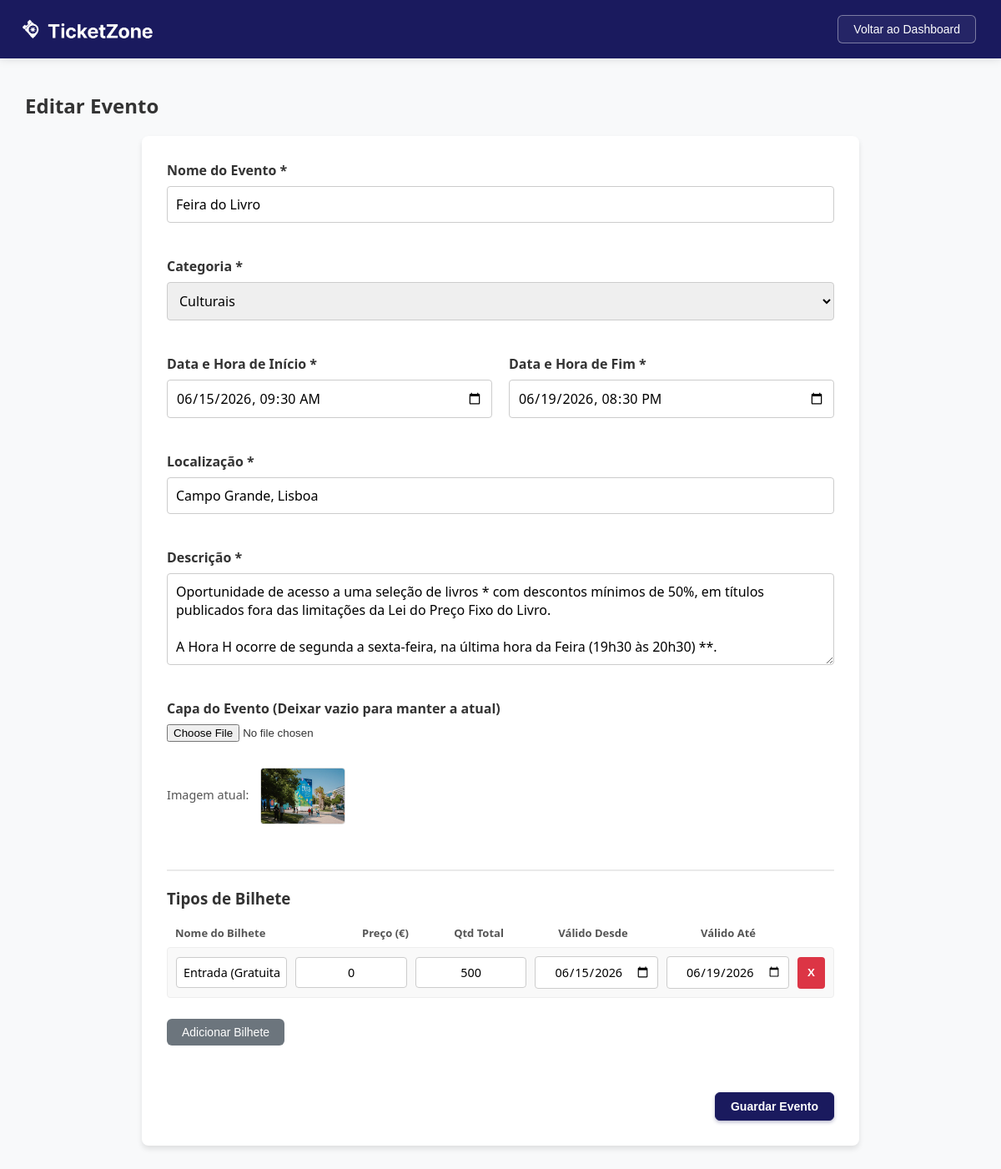
The page /eventos.php?id=6 (signed in) on the database its author committed.
### tables this page shows
CREATE TABLE eventos (
            id INTEGER PRIMARY KEY AUTOINCREMENT,
            nome TEXT NOT NULL,
            descricao TEXT,
            data_inicio TEXT NOT NULL,
            data_fim TEXT NOT NULL,
            local TEXT NOT NULL,
            imagem TEXT,
            estado TEXT DEFAULT 'ativo' CHECK(estado IN ('ativo', 'cancelado', 'expirado')),
            id_categoria INTEGER,
            id_admin INTEGER,
            FOREIGN KEY (id_categoria) REFERENCES categorias(id),
            FOREIGN KEY (id_admin) REFERENCES utilizadores(id)
        );

CREATE TABLE categorias (
        id INTEGER PRIMARY KEY AUTOINCREMENT,
        nome TEXT NOT NULL UNIQUE
    );

CREATE TABLE tipos_bilhete (
        id INTEGER PRIMARY KEY AUTOINCREMENT,
        id_evento INTEGER,
        nome TEXT NOT NULL,
        preco REAL NOT NULL,
        qtd_total INTEGER NOT NULL,
        qtd_disponivel INTEGER NOT NULL, data_valido_inicio TEXT DEFAULT '2026-01-01', data_valido_fim TEXT DEFAULT '2026-12-31',
        FOREIGN KEY (id_evento) REFERENCES "eventos_old"(id) ON DELETE CASCADE
    );

### eventos.php (the view, shortened to what this page needs)
<?php
$db = new SQLite3('ticketzone.db');
$categorias_query = $db->query("SELECT id, nome FROM categorias");
$categorias = [];
while ($row = $categorias_query->fetchArray(SQLITE3_ASSOC)) {
    $categorias[] = $row;
}
$modo = 'Criar';
$evento = null;
$bilhetes = [];
if (isset($_GET['id'])) {
    $modo = 'Editar';
    $stmt = $db->prepare("SELECT * FROM eventos WHERE id = :id");
    $stmt->bindValue(':id', $_GET['id'], SQLITE3_INTEGER);
    $result = $stmt->execute();
    $evento = $result->fetchArray(SQLITE3_ASSOC);
    $stmt_bilhetes = $db->prepare("SELECT * FROM tipos_bilhete WHERE id_evento = :id");
    $stmt_bilhetes->bindValue(':id', $_GET['id'], SQLITE3_INTEGER);
    $res_bilhetes = $stmt_bilhetes->execute();
    while ($b = $res_bilhetes->fetchArray(SQLITE3_ASSOC)) {
        $bilhetes[] = $b;
    }
}
?>
<!DOCTYPE html>
<html lang="pt">
<head>
    <link rel="stylesheet" href="styles/admin.css?v=<?= time() ?>">
    <link rel="stylesheet" href="styles/eventos.css">
</head>
<body>
    <nav>
        <div class="logo-nav">
            <img src="images/logo.png" alt="Logo TicketZone">
        </div>
        <div class="botoes-nav">
            <button class="botao botao-voltar" onclick="location.href='admin.php'">Voltar ao Dashboard</button>
        </div>
    </nav>
    <main>
        <h2><?= $modo ?> Evento</h2>
        <form action="scripts/processar_evento.php" method="POST" id="formEvento" enctype="multipart/form-data">
            <div class="grupo-form">
                <label for="nome">Nome do Evento *</label>
                <input type="text" id="nome" name="nome" value="<?= $evento ? htmlspecialchars($evento['nome']) : '' ?>">
                <span class="erro-msg" id="erro_nome"></span>
            </div>
            <div class="grupo-form">
                <label for="id_categoria">Categoria *</label>
                <select id="id_categoria" name="id_categoria">
                    <?php foreach ($categorias as $cat): ?>
                        <option value="<?= $cat['id'] ?>" <?= ($evento && $evento['id_categoria'] == $cat['id']) ? 'selected' : '' ?>>
                            <?= htmlspecialchars($cat['nome']) ?>
                        </option>
                    <?php endforeach; ?>
                </select>
                <span class="erro-msg" id="erro_categoria"></span>
            </div>
            <div class="grupo-form duplo">
                <div>
                    <label for="data_inicio">Data e Hora de Início *</label>
                    <input type="datetime-local" id="data_inicio" name="data_inicio" value="<?= $evento ? htmlspecialchars($evento['data_inicio']) : '' ?>">
                    <span class="erro-msg" id="erro_data_inicio"></span>
                </div>
                <div>
                    <label for="data_fim">Data e Hora de Fim *</label>
                    <input type="datetime-local" id="data_fim" name="data_fim" value="<?= $evento ? htmlspecialchars($evento['data_fim']) : '' ?>">
                    <span class="erro-msg" id="erro_data_fim"></span>
                </div>
            </div>
            <div class="grupo-form">
                <label for="local">Localização *</label>
                <input type="text" id="local" name="local" value="<?= $evento ? htmlspecialchars($evento['local']) : '' ?>">
                <span class="erro-msg" id="erro_local"></span>
            </div>
            <div class="grupo-form">
                <label for="descricao">Descrição *</label>
                <textarea id="descricao" name="descricao" rows="4"><?= $evento ? htmlspecialchars($evento['descricao']) : '' ?></textarea>
                <span class="erro-msg" id="erro_descricao"></span>
            </div>
            <div class="grupo-form">
                <label for="imagem">Capa do Evento <?= $evento ? '(Deixar vazio para manter a atual)' : '*' ?></label>
                <input type="file" id="imagem" name="imagem" accept="image/*">
                <span class="erro-msg" id="erro_imagem"></span>
                <?php if ($evento && $evento['imagem']): ?>
                    <p class="img-atual">Imagem atual: <img src="<?= htmlspecialchars($evento['imagem']) ?>" width="100"></p>
                <?php endif; ?>
            </div>
            <hr class="divisor-linha">
            <h3 style="margin-bottom: 20px;">Tipos de Bilhete</h3>
            <div class="cabecalho-bilhetes">
                <div>Nome do Bilhete</div>
                <div>Preço (€)</div>
                <div>Qtd Total</div>
                <div>Válido Desde</div>
                <div>Válido Até</div>
            </div>
            <div id="container-bilhetes">
                <?php if (empty($bilhetes)): ?>
                    <div class="linha-bilhete">
                        <input type="hidden" name="bilhete_id[]" value="0">
                        <input type="text" name="bilhete_nome[]" placeholder="Ex: VIP" class="input-bilhete">
                        <input type="number" step="0.01" name="bilhete_preco[]" placeholder="Preço" class="input-bilhete">
                        <input type="number" name="bilhete_qtd[]" placeholder="Qtd" class="input-bilhete">
                        <input type="date" name="bilhete_d_ini[]" title="Válido a partir de" class="input-bilhete">
                        <input type="date" name="bilhete_d_fim[]" title="Válido até" class="input-bilhete">
                        <button type="button" class="btn-remover-bilhete" onclick="this.parentElement.remove()">X</button>
                    </div>
                <?php else: ?>
                    <?php foreach ($bilhetes as $b): ?>
                        <div class="linha-bilhete">
                            <input type="text" name="bilhete_nome[]" value="<?= htmlspecialchars($b['nome']) ?>" placeholder="Ex: VIP" class="input-bilhete">
                            <input type="number" step="0.01" name="bilhete_preco[]" value="<?= $b['preco'] ?>" placeholder="Preço" class="input-bilhete">
                            <input type="number" name="bilhete_qtd[]" value="<?= $b['qtd_total'] ?>" placeholder="Qtd" class="input-bilhete">
                            <input type="date" name="bilhete_d_ini[]" value="<?= $b['data_valido_inicio'] ?>" class="input-bilhete">
                            <input type="date" name="bilhete_d_fim[]" value="<?= $b['data_valido_fim'] ?>" class="input-bilhete">
                            <button type="button" class="btn-remover-bilhete" onclick="this.parentElement.remove()">X</button>
                        </div>
                    <?php endforeach; ?>
                <?php endif; ?>
            </div>
            <button type="button" class="botao" id="btn-add-bilhete" style="background-color: #6c757d; border: none; color: white; margin-top: 10px;">Adicionar Bilhete</button>
            <span class="erro-msg" id="erro_bilhetes" style="display:block; margin-top:10px;"></span>
            <div class="acoes-form">
                <button type="submit" class="botao botao-criar">Guardar Evento</button>
            </div>
        </form>
    </main>
</body>
</html>

### styles/admin.css (style rules this page uses)
body { font-family: 'Segoe UI', Tahoma, Geneva, Verdana, sans-serif; background-color: #f8f9fa; margin: 0; padding: 0; color: #333; }
nav { background-color: #1a1a5e; padding: 0px 30px; display: flex; justify-content: space-between; align-items: center; height: 70px; box-shadow: 0 2px 10px rgba(0,0,0,0.1); }
.logo-nav { color: white; font-size: 20px; font-weight: bold; display: flex; align-items: center; }
.logo-nav img { height: 300px; margin-left: -80px; display: block; }
.botoes-nav { display: flex; gap: 15px; }
.botao { padding: 8px 18px; border-radius: 6px; font-size: 14px; font-weight: 500; cursor: pointer; transition: all 0.3s ease; display: inline-flex; align-items: center; justify-content: center; }
.botao-criar { background-color: #1a1a5e; color: white; border: 1px solid #1a1a5e; box-shadow: 0 2px 4px rgba(26, 26, 94, 0.3); font-weight: 600; }
.botao-voltar { background-color: rgba(255, 255, 255, 0.05); color: white; border: 1px solid rgba(255, 255, 255, 0.4); }
main { max-width: 95%; margin: 40px auto; padding: 0 20px; }
.divisor-linha { margin: 40px 0 20px 0; border: 0; border-top: 2px solid #eaeaea; }
.cabecalho-bilhetes, .linha-bilhete { display: grid; grid-template-columns: 2fr 1fr 1fr 1.5fr 1.5fr 40px; gap: 12px; align-items: center; }
.cabecalho-bilhetes { font-weight: 600; font-size: 13px; color: #555; margin-bottom: 8px; }
.cabecalho-bilhetes > div { text-align: center; }
.cabecalho-bilhetes > div:first-child { text-align: left; padding-left: 10px; }
.linha-bilhete { margin-bottom: 12px; }
.input-bilhete { width: 100%; padding: 10px; border: 1px solid #ccc; border-radius: 6px; font-family: inherit; font-size: 14px; box-sizing: border-box; transition: border-color 0.2s; }
.linha-bilhete input:not([name="bilhete_nome[]"]) { text-align: center; }
input[type="number"] { -moz-appearance: textfield; }
.btn-remover-bilhete { height: 38px; background-color: #ffeaea; color: #dc3545; border: 1px solid #ffc1c1; border-radius: 6px; cursor: pointer; font-weight: bold; transition: all 0.2s ease; display: flex; align-items: center; justify-content: center; }
.acoes-form { margin-top: 30px; text-align: right; }

### styles/eventos.css (style rules this page uses)
main form { background-color: #fff; padding: 30px; border-radius: 8px; box-shadow: 0 4px 6px rgba(0,0,0,0.1); max-width: 800px; margin: 0 auto; }
.grupo-form { margin-bottom: 20px; display: flex; flex-direction: column; }
.grupo-form label { font-weight: bold; margin-bottom: 8px; color: #333; }
.grupo-form input[type="text"], .grupo-form input[type="datetime-local"], .grupo-form select, .grupo-form textarea { padding: 10px; border: 1px solid #ccc; border-radius: 4px; font-size: 1rem; font-family: inherit; transition: border-color 0.3s; }
.grupo-form.duplo { flex-direction: row; gap: 20px; }
.grupo-form.duplo div { flex: 1; display: flex; flex-direction: column; }
.erro-msg { color: red; font-size: 0.85rem; margin-top: 5px; min-height: 16px; }
.img-atual { margin-top: 10px; font-size: 0.9rem; color: #555; }
.img-atual img { border-radius: 4px; vertical-align: middle; margin-left: 10px; border: 1px solid #ddd; }
.acoes-form { text-align: right; margin-top: 30px; }
.linha-bilhete { display: flex; gap: 10px; margin-bottom: 15px; align-items: center; background-color: #f9f9f9; padding: 10px; border-radius: 4px; border: 1px solid #eee; }
.input-bilhete { flex: 1; padding: 8px; border: 1px solid #ccc; border-radius: 4px; font-size: 0.9rem; }
.btn-remover-bilhete { background-color: #dc3545; color: white; border: none; border-radius: 4px; padding: 8px 12px; cursor: pointer; font-weight: bold; }

### rows shown on the page
eventos: nome "Feira do Livro", id_categoria "Culturais", data_inicio "06/15/2026 09:30", data_fim "06/19/2026 20:30", local "Campo Grande, Lisboa", descricao "Oportunidade de acesso a uma seleção de livros * com descontos mínimos de 50%, em títulos publicados fora das limitações da Lei do Preço Fixo do Livro. A Hora H ocorre de segunda a sexta-feira, na última hora da Feira (19h30 às 20h30) **.", imagem (picture)
tipos_bilhete: nome "Entrada (Gratuita)", preco "0", qtd_total "500", data_valido_inicio "06/15/2026", data_valido_fim "06/19/2026"

### other values the page prints
$modo "Editar"
